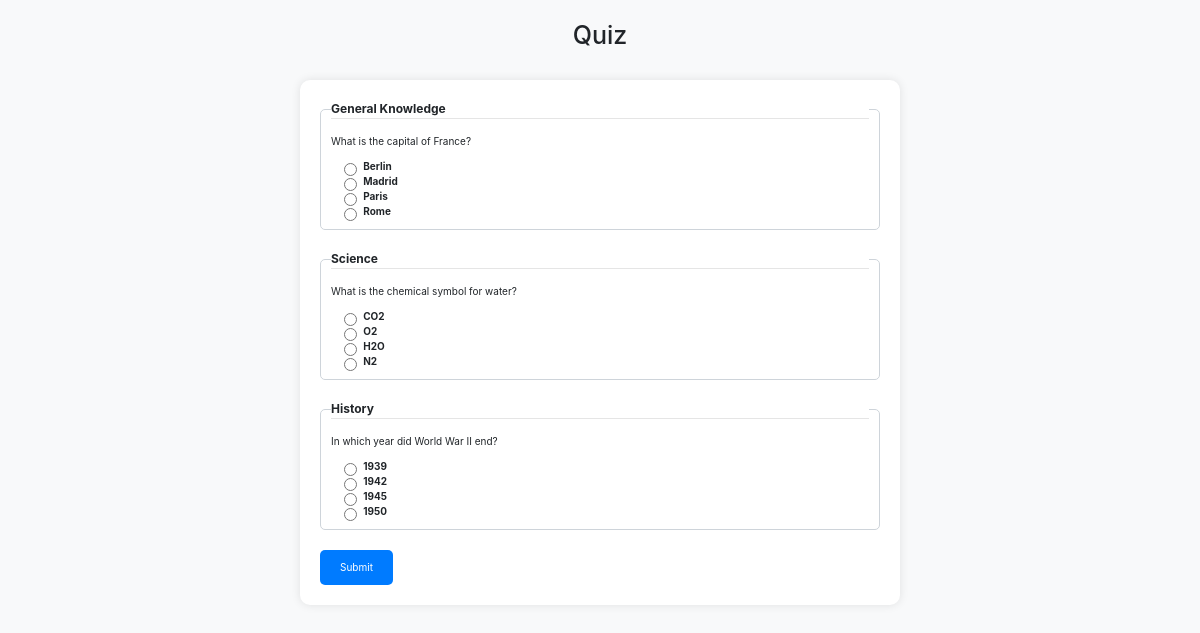
The page / on the database its author committed.
### quiz/models.py (models this page shows, shortened)
class Question(models.Model):
    category = models.CharField(max_length=255)
    question_text = models.TextField()
    correct_answer = models.CharField(max_length=255)
    options = models.JSONField()

### quiz/views.py (the view)
# urls.py: path('', views.quiz_home, name='quiz_home'),
def quiz_home(request):
    questions = Question.objects.all()
    context = {'questions': questions}
    return render(request, 'quiz/quiz_home.html', context)

### templates/quiz/quiz_home.html (shortened to what this page needs)
<!DOCTYPE html>
<html lang="en">
<head>
    <link rel="stylesheet" href="https://cdn.jsdelivr.net/npm/bootstrap@3.3.7/dist/css/bootstrap.min.css">
    <link rel="stylesheet" href="https://stackpath.bootstrapcdn.com/bootstrap/4.5.2/css/bootstrap.min.css">
</head>
<body>
    <h1>Quiz</h1>
    <form method="post" action="{% url 'quiz_home' %}">
        {% for question in questions %}
            <fieldset>
                <legend>{{ question.category }}</legend>
                <p>{{ question.question_text }}</p>
                {% for option in question.options %}
                    <div class="form-check">
                        <input class="form-check-input" type="radio" name="question{{ question.id }}" value="{{ option }}" id="option{{ forloop.counter }}"> &nbsp&nbsp&nbsp&nbsp&nbsp&nbsp
                        <label class="form-check-label" for="option{{ forloop.counter }}">
                            {{ option }}
                        </label>
                    </div>
                {% endfor %}
            </fieldset>
        {% endfor %}
        <input type="submit" class="btn btn-primary" value="Submit">
    </form>
</body>
</html>

### templates/quiz/quiz_home.html (style rules this page uses)
body { background-color: #f8f9fa; padding: 20px; }
h1 { text-align: center; margin-bottom: 30px; }
form { max-width: 600px; margin: auto; background-color: #fff; padding: 20px; border-radius: 10px; box-shadow: 0 0 10px rgba(0, 0, 0, 0.1); }
fieldset { margin-bottom: 20px; border: 1px solid #ced4da; border-radius: 5px; padding: 10px; }
legend { font-size: 1.2em; font-weight: bold; }
input[type="submit"] { background-color: #007bff; color: #fff; padding: 10px 20px; border: none; border-radius: 5px; cursor: pointer; }

### rows shown on the page
Question: category "General Knowledge", question_text "What is the capital of France?", options "Berlin" "Madrid" "Paris" "Rome"
Question: category "Science", question_text "What is the chemical symbol for water?", options "CO2" "O2" "H2O" "N2"
Question: category "History", question_text "In which year did World War II end?", options "1939" "1942" "1945" "1950"
